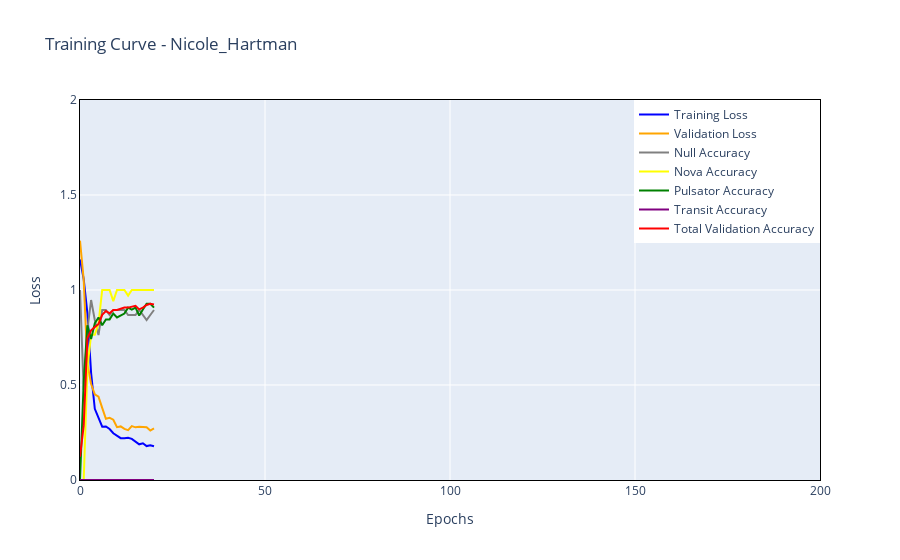

Here is the notebook cell this chart was saved with:
### Markdown cell above
# Training Loop (Single)

### Code cell
# clear the cache
torch.random.manual_seed(0)
torch.cuda.empty_cache()
kwargs = dict(wavelet="haar", samples=700, out=3, learnsamples=True)
model = WCNFourierModel(**kwargs).to(device)
# kwargs = dict(out=4)
# model = CNN(**kwargs).to(device)
optim = torch.optim.AdamW(model.parameters(), lr=0.000085, weight_decay=10**-5.15, amsgrad=True)
# lr_sched = torch.optim.lr_scheduler.StepLR(optim, step_size=12, gamma=0.4)
# optim = torch.optim.SGD(model.parameters(), lr=0.00005, weight_decay=10**-5.5, momentum=0.9)
loss = torch.nn.CrossEntropyLoss().to(device)
itertrain(model, kwargs, optim, loss, traini, valid, 200, 100, tracking=True)

### Figure 1 — Plotly figure (JSON) as saved in the notebook; plotly's stock layout.template omitted (floating-point values rounded to 4 significant figures; data arrays with more than 128 entries replaced by an {"elided": "..."} marker saying what was removed)
{"data": [{"line": {"color": "blue"}, "mode": "lines", "name": "Training Loss", "type": "scatter", "x": {"elided": "200 int values"}, "y": [1.161, 1.058, 0.8768, 0.563, 0.3745, 0.3239, 0.2808, 0.2821, 0.2682, 0.2461, 0.2325, 0.2201, 0.2197, 0.2224, 0.2163, 0.2021, 0.1878, 0.1935, 0.1785, 0.1827, 0.1773]}, {"line": {"color": "orange"}, "mode": "lines", "name": "Validation Loss", "type": "scatter", "x": {"elided": "200 int values"}, "y": [1.259, 1.053, 0.6135, 0.5054, 0.4508, 0.4383, 0.3799, 0.3226, 0.3269, 0.3172, 0.2783, 0.2821, 0.2689, 0.2625, 0.2839, 0.2772, 0.2808, 0.2774, 0.2778, 0.2604, 0.2722]}, {"line": {"color": "gray"}, "mode": "lines", "name": "Null Accuracy", "type": "scatter", "x": {"elided": "200 int values"}, "y": [1.0, 0.4737, 0.7895, 0.9474, 0.8421, 0.7632, 0.8947, 0.8947, 0.8684, 0.8947, 0.8947, 0.8947, 0.8947, 0.8684, 0.8684, 0.8684, 0.8947, 0.8684, 0.8421, 0.8684, 0.8947]}, {"line": {"color": "yellow"}, "mode": "lines", "name": "Nova Accuracy", "type": "scatter", "x": {"elided": "200 int values"}, "y": [0, 0, 0.5882, 0.7647, 0.7647, 0.8235, 1.0, 1.0, 1.0, 0.9412, 1.0, 1.0, 1.0, 0.9706, 1.0, 1.0, 1.0, 1.0, 1.0, 1.0, 1.0]}, {"line": {"color": "green"}, "mode": "lines", "name": "Pulsator Accuracy", "type": "scatter", "x": {"elided": "200 int values"}, "y": [0, 0.5155, 0.8144, 0.7423, 0.8247, 0.8557, 0.8144, 0.8454, 0.8454, 0.8763, 0.8557, 0.866, 0.8763, 0.9072, 0.8969, 0.9072, 0.866, 0.8969, 0.9278, 0.9278, 0.9072]}, {"line": {"color": "purple"}, "mode": "lines", "name": "Transit Accuracy", "type": "scatter", "x": {"elided": "200 int values"}, "y": [0, 0, 0, 0, 0, 0, 0, 0, 0, 0, 0, 0, 0, 0, 0, 0, 0, 0, 0, 0, 0]}, {"line": {"color": "red"}, "mode": "lines", "name": "Total Validation Accuracy", "type": "scatter", "x": {"elided": "200 int values"}, "y": [0.1224, 0.2861, 0.7455, 0.7877, 0.8055, 0.8202, 0.8696, 0.8892, 0.8771, 0.8945, 0.8944, 0.901, 0.9078, 0.9073, 0.9118, 0.9171, 0.898, 0.9073, 0.9213, 0.9279, 0.9236]}], "layout": {"legend": {"x": 1, "xanchor": "right", "y": 1, "yanchor": "top"}, "title": {"text": "Training Curve - Nicole_Hartman"}, "xaxis": {"linecolor": "black", "linewidth": 1, "mirror": true, "range": [0, 200], "showline": true, "tickfont": {"size": 12}, "title": {"text": "Epochs"}}, "yaxis": {"linecolor": "black", "linewidth": 1, "mirror": true, "range": [0, 2], "showline": true, "tickfont": {"size": 12}, "title": {"text": "Loss"}}}}
